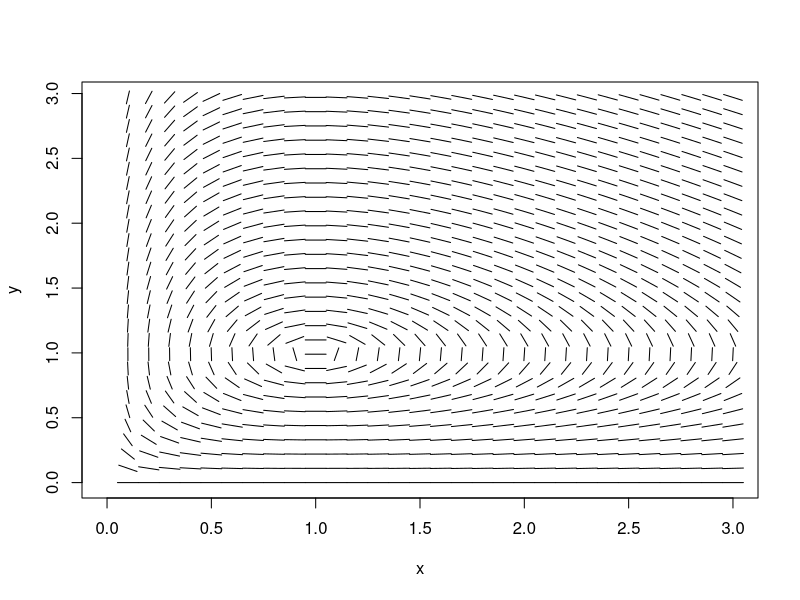
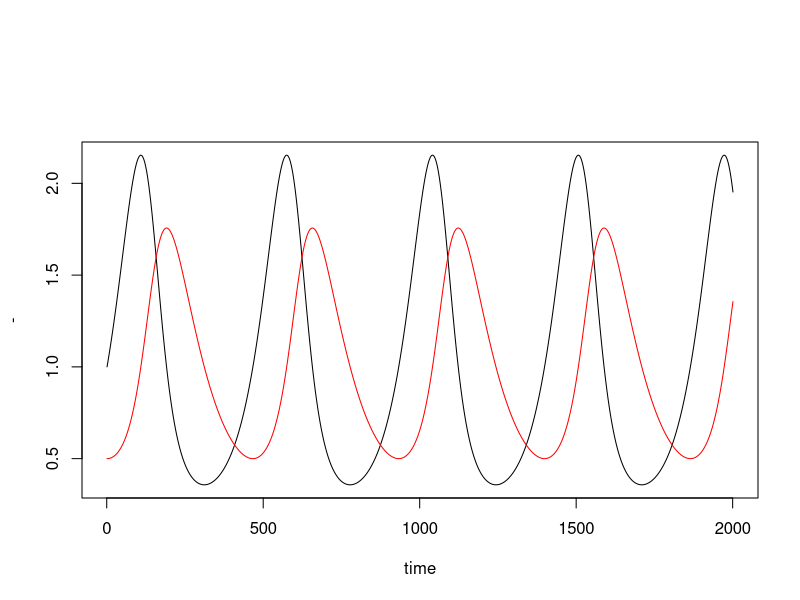
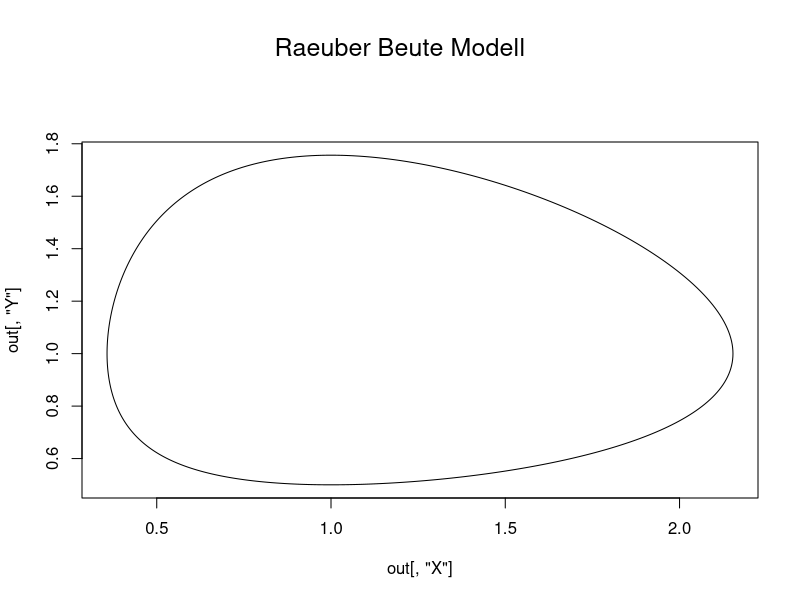
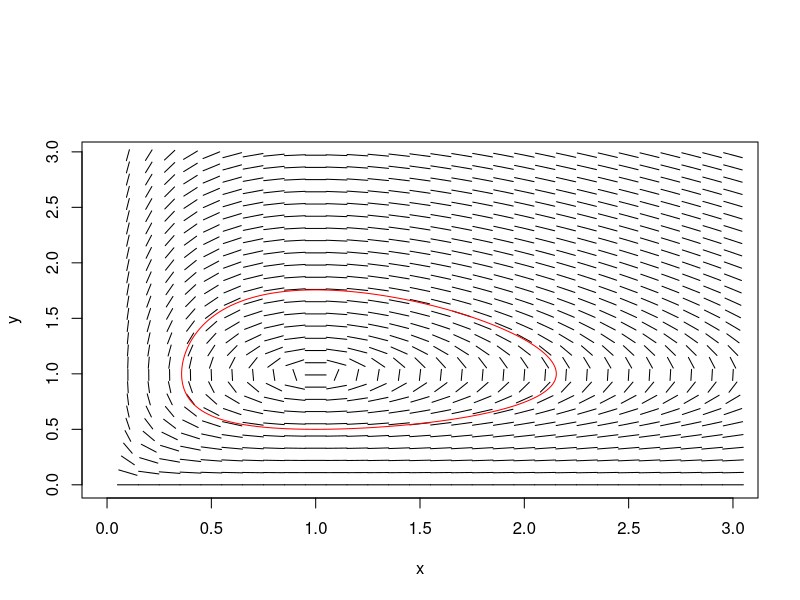
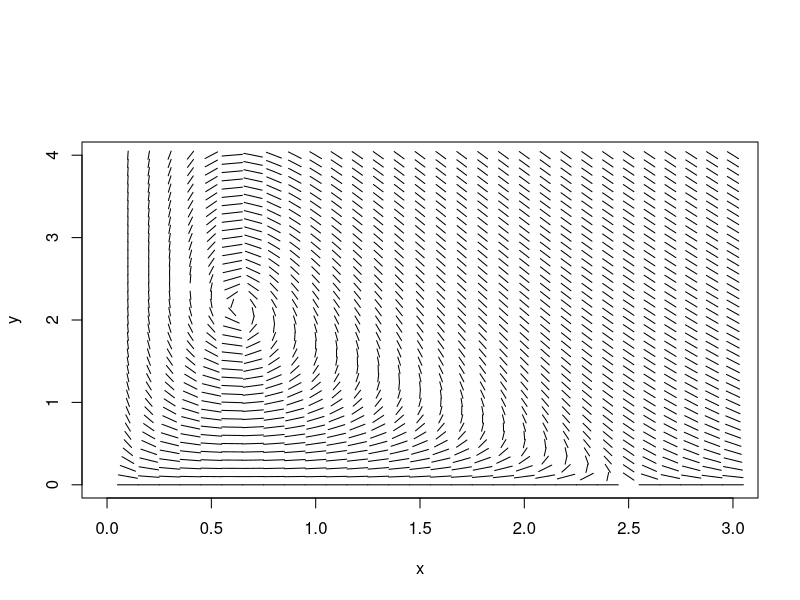
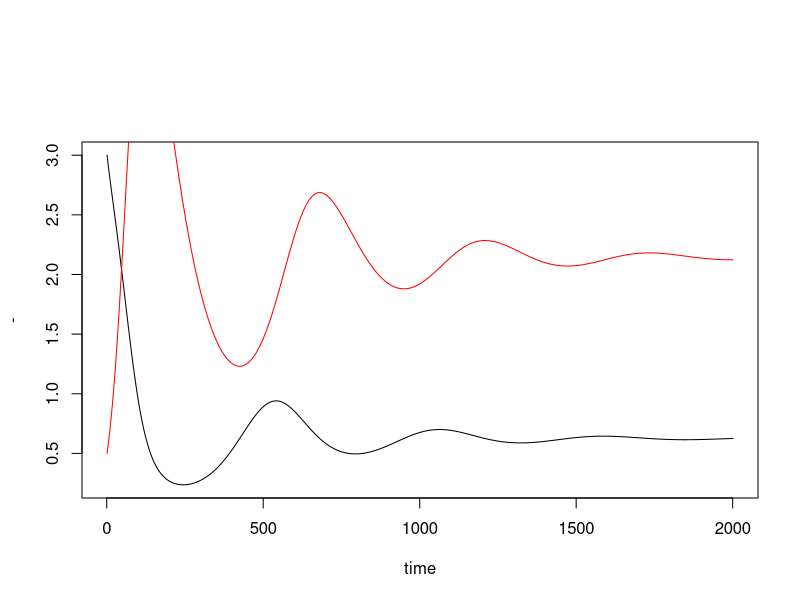
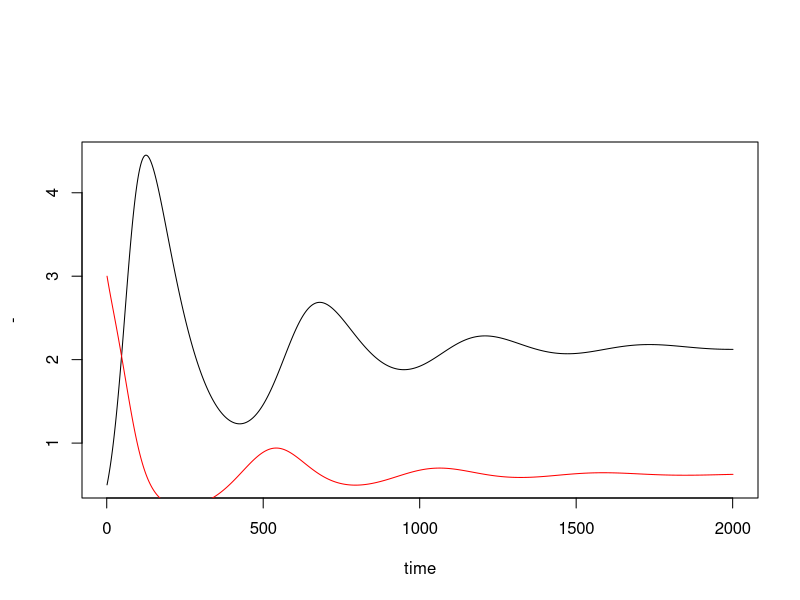
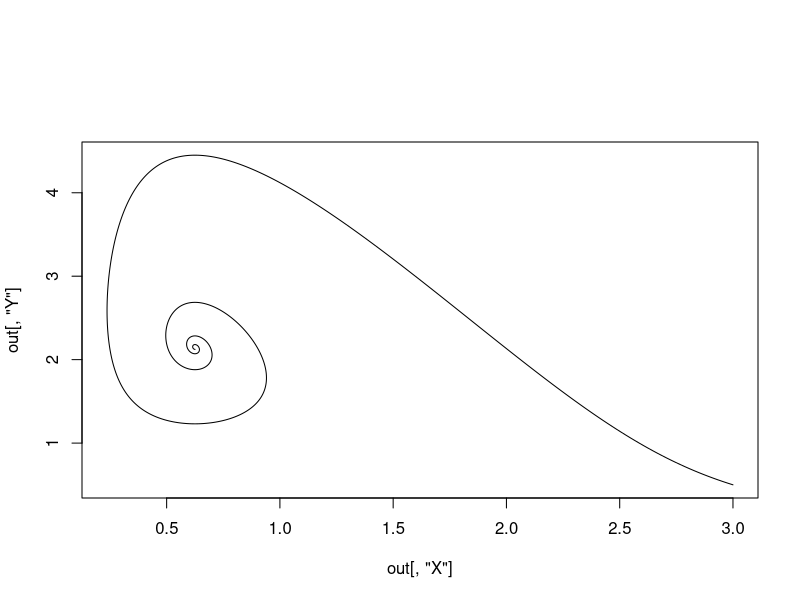

Generate these figures, in order, with R:
##################################################
##   Differentialgleichungen numerisch loesen   ##
##################################################
library(deSolve)

# Richtungsfeld Funktion (fuer 2d)
rf <- function(f,x,y,l=0.2){
  plot(0,0,col="white",xlim=c(min(x),max(x)),ylim=c(min(y),max(y)),xlab="x",ylab="y")
  for (i in 1:length(x)){
    for (j in 1:length(y)){
      w<-l/(2*sqrt(1+f(x[i],y[j])^2))
      lines(c(x[i]-w,x[i]+w),c(y[j]-w*f(x[i],y[j]),y[j]+w*f(x[i],y[j])) ) 
    }
  }
}

# Raeuber Beute #######################################
a<-2; c<-1;
f<-function(x,y){(-c*y*(1-x))/(a*x*(1-y))}
x<- seq(0,3, by = 0.1)
y<- seq(0,3, by = 0.11)
rf(f,x,y,0.1)



parameters <- c(a = a, c =  c)
state <- c(X = 1, Y = 0.5)

RB<-function(t, state, parameters) {
  with(as.list(c(state, parameters)),{
    # rate of change
    dX <- a*X - a*X*Y
    dY <- -c*Y + c*X*Y
    
    # return the rate of change
    list(c(dX, dY))
  })   # end with(as.list ...
}


# Zeitspanne fuer Loesung vorgeben
times <- seq(0, 20, by = 0.01)

# DGL Loesen
out <- ode(y = state, times = times, func = RB, parms = parameters)

# Wie sieht die Loesung aus...
head(out)

# Plotten
par(oma = c(0, 0, 3, 0))
plot(out[, "X"], xlab = "time", ylab = "-", type="l")
lines(out[, "Y"], xlab = "time", ylab = "-", type="l", col="red")
plot(out[, "X"], out[, "Y"], pch = ".", type="l")
mtext(outer = TRUE, side = 3, "Raeuber Beute Modell", cex = 1.5)

# Plot in Richtungsfeld
rf(f,x,y,0.1)
lines(out[, "X"], out[, "Y"], pch = ".", type="l" ,col="red")


# Raueber Beute beschraenkte Ressourcen ######################################
m<-2;  K<-2.5; b<-0.7; mt<-1; d<-1.6;

f<-function(x,y){ (-mt*y  + d*x*y)/(m*x -(m/K)*x^2 - b*x*y)}
x<- seq(0,3, by = 0.1)
y<- seq(0,4, by = 0.1)
rf(f,x,y,0.1)


parameters <- c(m = m, K=K , b=b, mt=mt, d=d)
state <- c(X = 3, Y = 0.5)
#stateGG <- c(X=0,Y=0)
#stateGG <- c(X=K,Y=0)
#stateGG <- c(X=mt/d,Y=(m-m*mt/(K*d))/b)


RB<-function(t, state, parameters) {
  with(as.list(c(state, parameters)),{
    # rate of change
    dX <- m*X -(m/K)*X^2 - b*X*Y
    dY <- -mt*Y  + d*X*Y
    
    # return the rate of ch$v=0$ange
    list(c(dX, dY))
  })   # end with(as.list ...
}


times <- seq(0, 20, by = 0.01)
out <- ode(y = state, times = times, func = RB, parms = parameters)
head(out)


#par(oma = c(0, 0, 1, 0))
plot(out[, "X"], xlab = "time", ylab = "-", type="l")
lines(out[, "Y"], xlab = "time", ylab = "-", type="l", col="red")
plot(out[, "Y"], xlab = "time", ylab = "-", type="l")
lines(out[, "X"], xlab = "time", ylab = "-", type="l", col="red")
plot(out[, "X"], out[, "Y"], pch = ".", type="l")
#mtext(outer = TRUE, side = 3, "Raeuber Beute Modell", cex = 1.5)

rf(f,x,y,0.1)
lines(out[, "X"], out[, "Y"], pch = ".", type="l" ,col="red")


# Mechanischer Oszillator, konstante Krafteinwirkung #############################
c<-1;  m<-1; k<-3; g<-9.80665; F0<-0

f<-function(y,v){ ( (-c*v-k*y-m*g-F0)/m)/(v)}
y<- seq(-7,-1, by = 0.2)
v<- seq(-2,5, by = 0.2)
rf(f,y,v,0.15)


parameters <- c(c = c, m=m , k=k, F0=F0, g=g)
state <- c(Y = -7, V = 0)


MO<-function(t, state, parameters) {
  with(as.list(c(state, parameters)),{
    # rate of change
    dY <- V
    dV <- (-c*V-k*Y-m*g-F0)/m
    # return the rate of ch$v=0$ange
    list(c(dY, dV))
  })   # end with(as.list ...
}


times <- seq(0, 20, by = 0.01)
out <- ode(y = state, times = times, func = MO, parms = parameters)
head(out)


#par(oma = c(0, 0, 1, 0))
plot(out[, "Y"], xlab = "time", ylab = "y", type="l")
lines(out[, "V"], xlab = "time", ylab = "v", type="l", col="red")
plot(out[, "V"], xlab = "time", ylab = "v", type="l")
lines(out[, "Y"], xlab = "time", ylab = "y", type="l", col="red")
plot(out[, "Y"], out[, "V"], xlab="y", ylab="v", pch = ".", type="l")
#mtext(outer = TRUE, side = 3, "Raeuber Beute Modell", cex = 1.5)

rf(f,y,v,0.1)
lines(out[, "Y"], out[, "V"], pch = ".", type="l" ,col="red")


# Mechanischer Oszillator mit variabler Krafteinwirkung #####################
Fext<-function(t){4*sin(t*sqrt(k/m))}
c<-0;  m<-1; k<-1; g<-9.80665;  g<-0;


parameters <- c(c = c, m=m , k=k, g=g)
state <- c(Y = -7, V = 0)


MO<-function(t, state, parameters,force) {
  with(as.list(c(state, parameters)),{
    # rate of change
    Fe  <- force(t)
    dY <- V
    dV <- (-c*V-k*Y-m*g-Fe)/m
    
    # return the rate of ch$v=0$ange
    list(c(dY, dV))
  })   # end with(as.list ...
}


times <- seq(0, 80, by = 0.11)
out <- ode(y = state, times = times, func = MO, parms = parameters,force=Fext)
head(out)


#par(oma = c(0, 0, 1, 0))
plot(out[, "Y"], xlab = "time", ylab = "y", type="l")
lines(out[, "V"], xlab = "time", ylab = "v", type="l", col="red")
plot(out[, "V"], xlab = "time", ylab = "v", type="l")
lines(out[, "Y"], xlab = "time", ylab = "y", type="l", col="red")
#mtext(outer = TRUE, side = 3, "Raeuber Beute Modell", cex = 1.5)
plot(out[, "Y"], out[, "V"], xlab="y", ylab="v", pch = ".", type="l")
